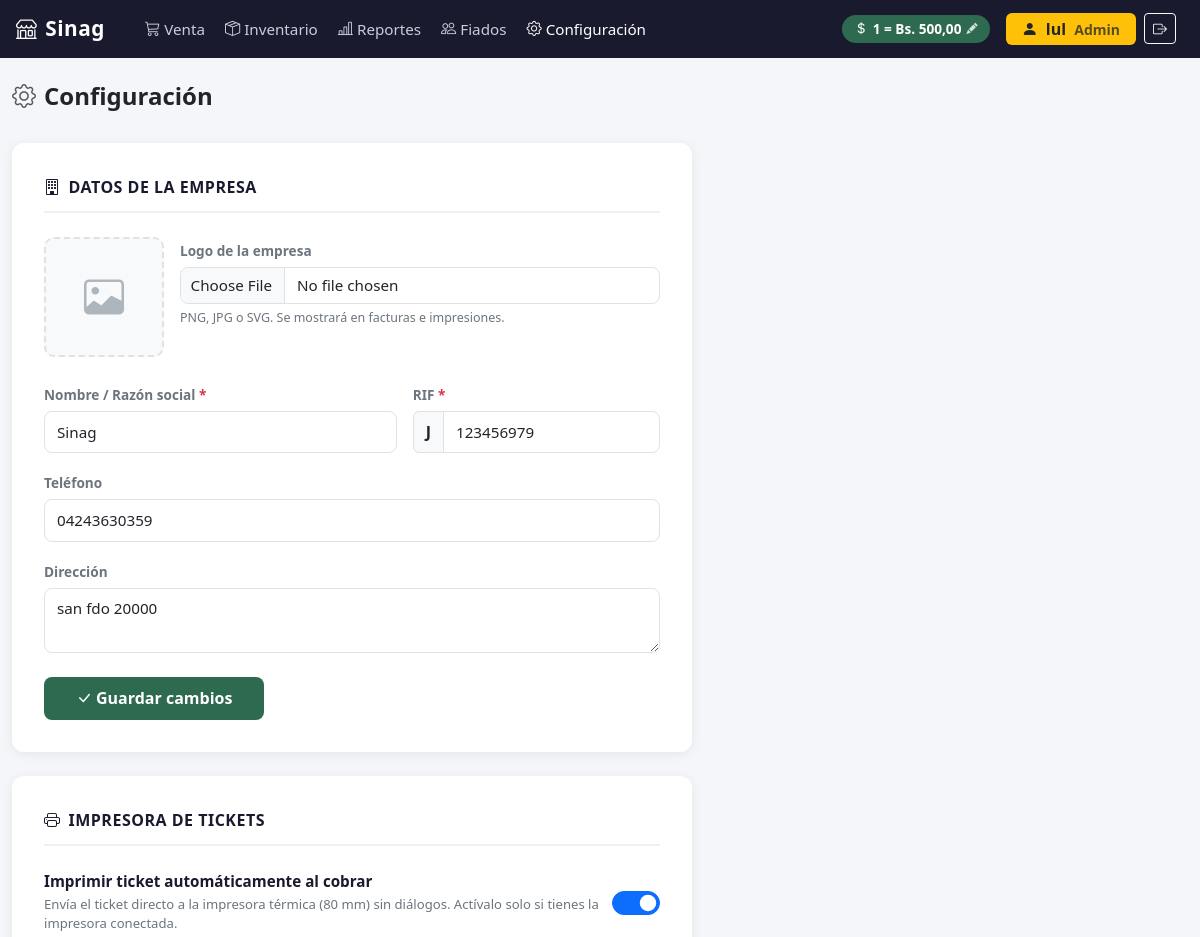
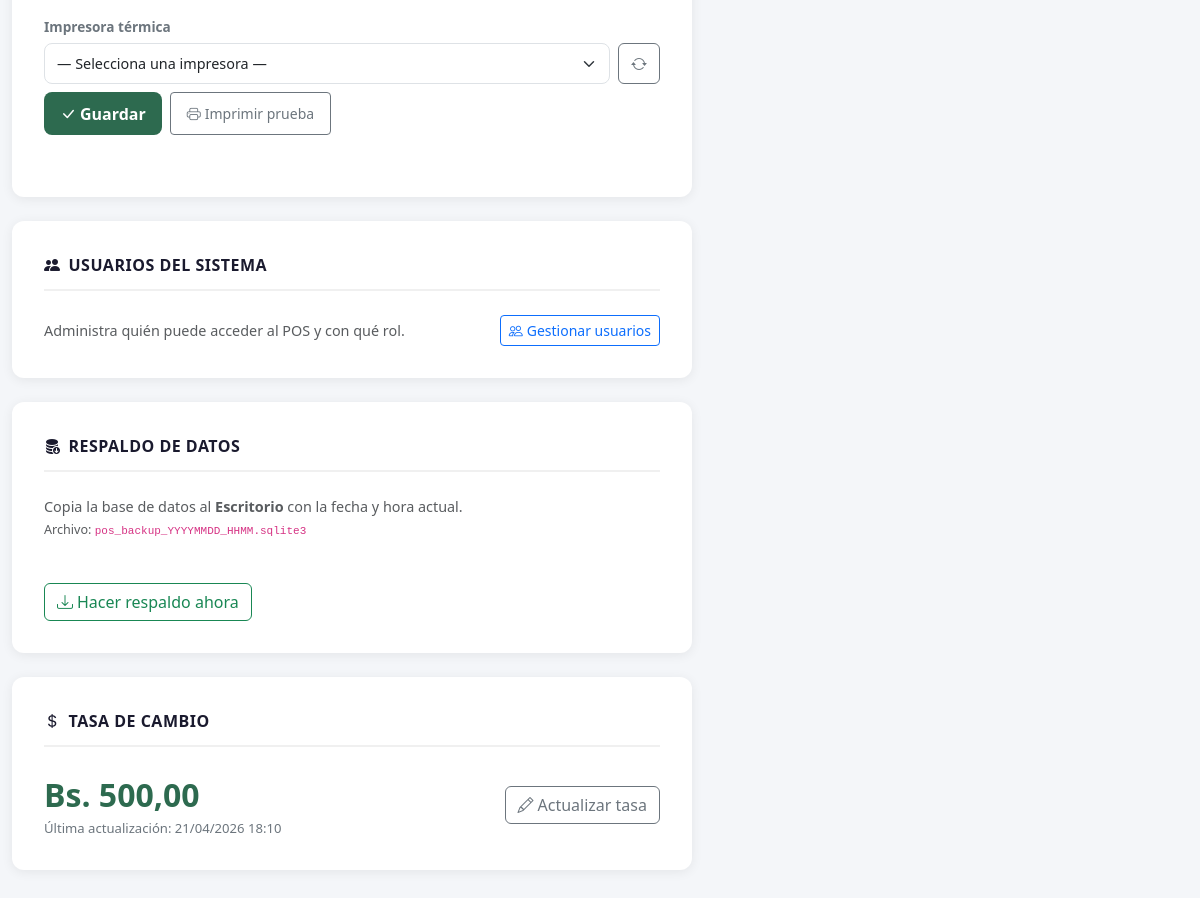
/configuracion/ (signed in), run on an earlier commit of the app's database (2 pictures, top to bottom).
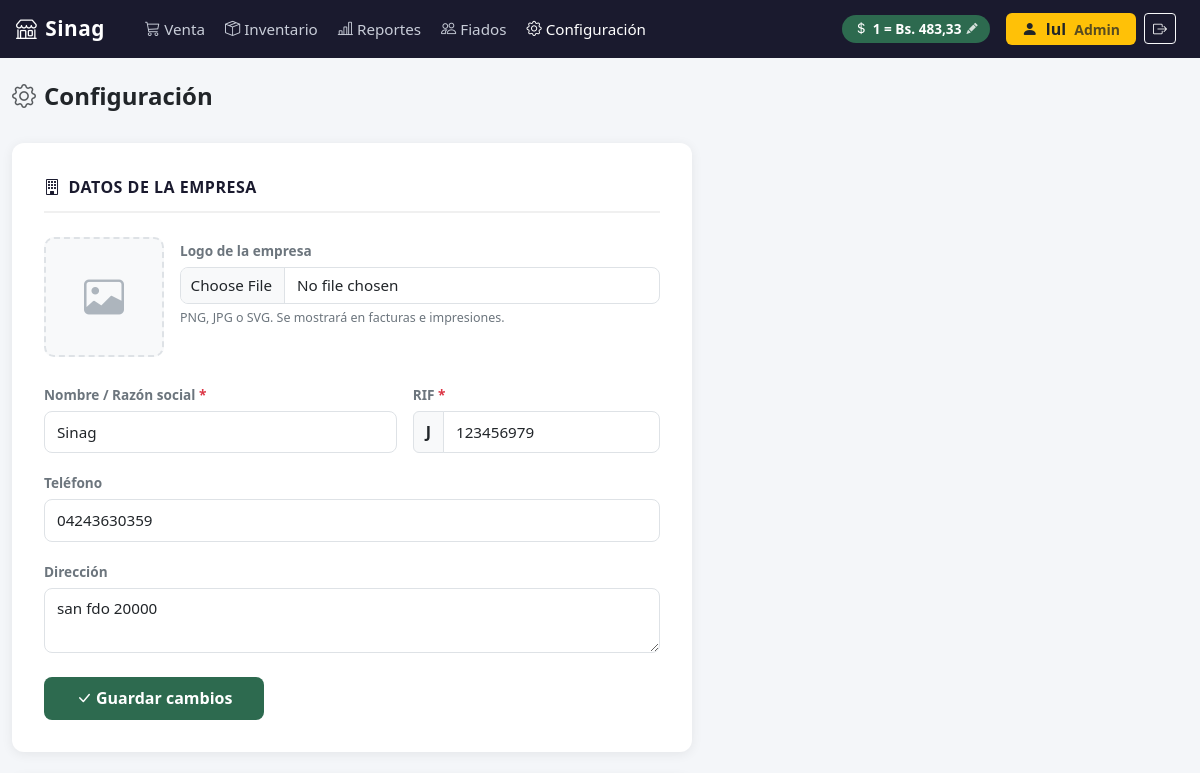
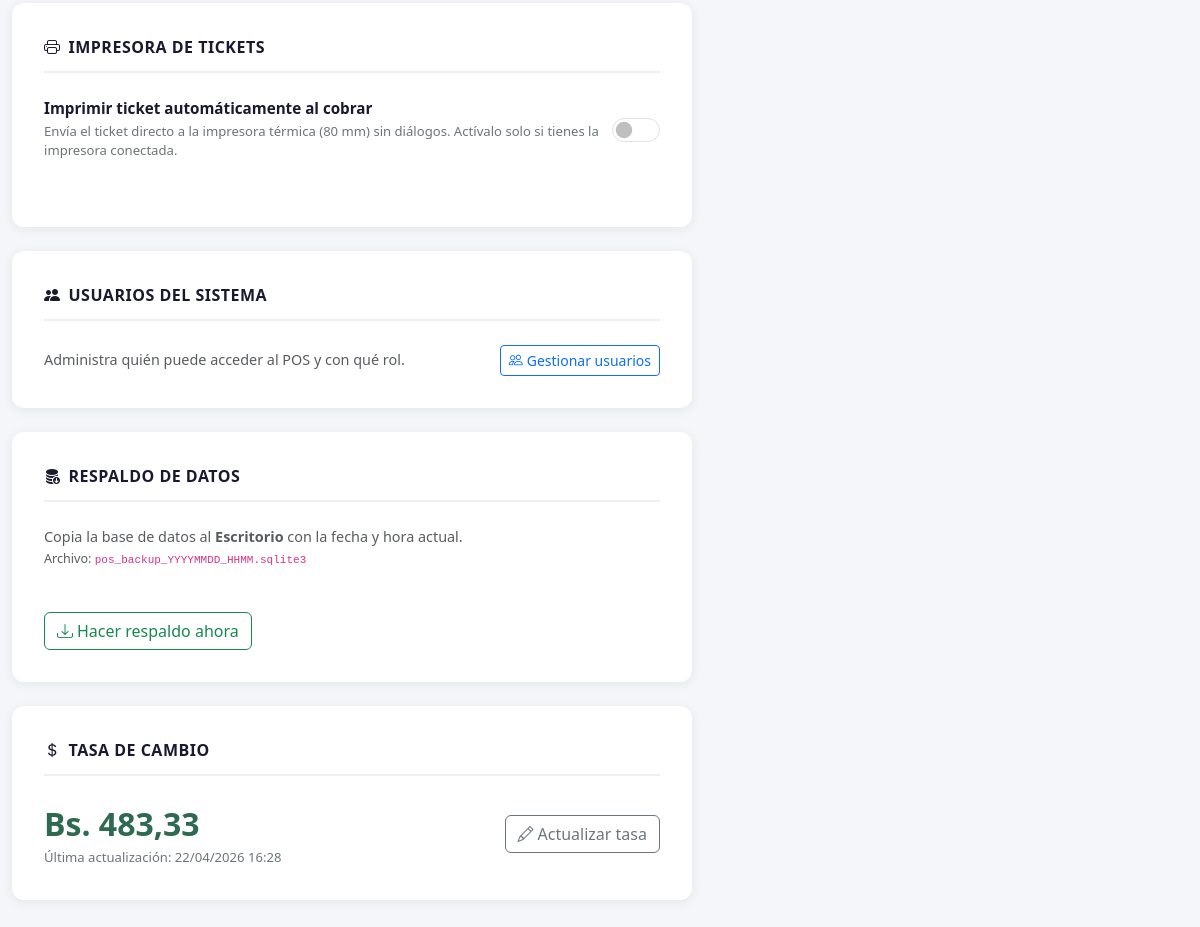
And on a later commit of the database (2 pictures, top to bottom).
### configuracion/models.py (models this page shows, shortened)
class Empresa(models.Model):
    nombre = models.CharField(max_length=200)
    rif = models.CharField(max_length=20)
    telefono = models.CharField(max_length=20, blank=True)
    direccion = models.TextField(blank=True)
    logo = models.ImageField(upload_to='empresa/', blank=True, null=True)
    imprimir_ticket   = models.BooleanField(default=False)
    nombre_impresora  = models.CharField(max_length=200, blank=True, default='')
    class Meta:
        verbose_name = 'Empresa'

class Moneda(models.Model):
    tasa_cambio = models.DecimalField(max_digits=12, decimal_places=2)
    simbolo = models.CharField(max_length=5, default='Bs')
    ultima_actualizacion = models.DateTimeField(auto_now=True)
    class Meta:
        verbose_name = 'Moneda'
        verbose_name_plural = 'Moneda'

### configuracion/views.py (the view, shortened to what this page needs)
# urls.py: path('', views.configuracion_index, name='index'),
@solo_admin
def configuracion_index(request):
    empresa = Empresa.objects.first() or Empresa()  # fallback vacío si DB nueva
    moneda = Moneda.objects.first()
    return render(request, 'configuracion/index.html', {
        'empresa': empresa,
        'moneda': moneda,
        'tasa': moneda.tasa_cambio if moneda else None,
    })

### templates/configuracion/index.html (shortened to what this page needs)
{% extends "base.html" %}
{% block nav_config %}active{% endblock %}
{% block contenido %}
<div style="margin-bottom: 2rem;">
  <h4 class="fw-bold">
    <i class="bi bi-gear me-2 text-muted"></i>Configuración
  </h4>
</div>
<div style="max-width: 680px;">
  <div class="config-card">
    <div class="config-section-title">
      <i class="bi bi-building"></i> Datos de la empresa
    </div>
    <form method="post" enctype="multipart/form-data">
      <div class="d-flex gap-3 align-items-start mb-4">
        <div class="logo-preview-wrap" id="logo-preview-wrap">
          {% if empresa.logo %}
            <img src="{{ empresa.logo.url }}" id="logo-img" alt="Logo">
          {% else %}
            <i class="bi bi-image logo-placeholder" id="logo-placeholder"></i>
          {% endif %}
        </div>
        <div style="flex: 1;">
          <label class="campo-label" for="id_logo">Logo de la empresa</label>
          <input type="file" name="logo" id="id_logo" accept="image/*"
                 class="form-control campo-input" style="padding: .4rem .6rem;">
          <div style="font-size: .78rem; color: #6c757d; margin-top: .3rem;">
            PNG, JPG o SVG. Se mostrará en facturas e impresiones.
          </div>
        </div>
      </div>
      <div class="row g-3 mb-3">
        <div class="col-sm-7">
          <label class="campo-label" for="id_nombre">Nombre / Razón social <span class="text-danger">*</span></label>
          <input type="text" name="nombre" id="id_nombre"
                 value="{{ post_data.nombre|default:empresa.nombre }}"
                 class="form-control campo-input" required placeholder="Ej: Farmacia El Rosal"
                 maxlength="200">
        </div>
        <div class="col-sm-5">
          <label class="campo-label" for="id_rif">RIF <span class="text-danger">*</span></label>
          <div class="input-group">
            <span class="input-group-text fw-bold">J</span>
            <input type="text" name="rif" id="id_rif"
                   value="{{ post_data.rif|default:empresa.rif|slice:'1:' }}"
                   class="form-control campo-input" required
                   placeholder="123456789" maxlength="9"
                   inputmode="numeric" pattern="[0-9]{9}"
                   title="9 dígitos numéricos">
          </div>
        </div>
      </div>
      <div class="mb-3">
        <label class="campo-label" for="id_telefono">Teléfono</label>
        <input type="tel" name="telefono" id="id_telefono"
               value="{{ post_data.telefono|default:empresa.telefono }}"
               class="form-control campo-input" placeholder="Ej: 04121234567"
               maxlength="11" inputmode="numeric" pattern="[0-9]{11}"
               title="11 dígitos numéricos">
      </div>
      <div class="mb-4">
        <label class="campo-label" for="id_direccion">Dirección</label>
        <textarea name="direccion" id="id_direccion" rows="2"
                  class="form-control campo-input" maxlength="500"
                  placeholder="Av. Principal, Local 1, Caracas">{{ post_data.direccion|default:empresa.direccion }}</textarea>
      </div>
      <button type="submit" class="btn btn-guardar-config">
        <i class="bi bi-check-lg me-1"></i>Guardar cambios
      </button>
    </form>
  </div>
  <div class="config-card">
    <div class="config-section-title">
      <i class="bi bi-printer"></i> Impresora de tickets
    </div>
    <div class="d-flex align-items-center justify-content-between gap-3 mb-3">
      <div>
        <div style="font-size:.95rem; font-weight:600; color:#1a1a2e;">
          Imprimir ticket automáticamente al cobrar
        </div>
        <div style="font-size:.82rem; color:#6c757d; margin-top:2px;">
          Envía el ticket directo a la impresora térmica (80 mm) sin diálogos.
          Actívalo solo si tienes la impresora conectada.
        </div>
      </div>
      <div class="form-check form-switch" style="padding:0; flex-shrink:0;">
        <input class="form-check-input" type="checkbox" role="switch"
               id="toggle-impresora" style="width:3rem; height:1.5rem; cursor:pointer;"
               {% if empresa.imprimir_ticket %}checked{% endif %}>
      </div>
    </div>
    <div id="bloque-impresora" style="{% if not empresa.imprimir_ticket %}display:none;{% endif %}">
      <label class="campo-label">Impresora térmica</label>
      <div class="d-flex gap-2 mb-2">
        <select id="select-impresora" class="form-select campo-input" style="font-size:.9rem;">
          <option value="">— Selecciona una impresora —</option>
        </select>
        <button type="button" id="btn-listar" class="btn btn-outline-secondary"
                title="Buscar impresoras instaladas" style="white-space:nowrap;">
          <i class="bi bi-arrow-repeat"></i>
        </button>
      </div>
      <div class="d-flex gap-2">
        <button type="button" id="btn-guardar-impresora"
                class="btn btn-guardar-config btn-sm px-3">
          <i class="bi bi-check-lg me-1"></i>Guardar
        </button>
        <button type="button" id="btn-test-impresora"
                class="btn btn-outline-secondary btn-sm px-3">
          <i class="bi bi-printer me-1"></i>Imprimir prueba
        </button>
      </div>
    </div>
    <div id="ticket-feedback" style="font-size:.82rem; min-height:1.1rem; margin-top:.75rem;"></div>
  </div>
  <div class="config-card">
    <div class="config-section-title">
      <i class="bi bi-people-fill"></i> Usuarios del sistema
    </div>
    <div class="d-flex align-items-center justify-content-between">
      <div class="text-muted" style="font-size:.9rem;">
        Administra quién puede acceder al POS y con qué rol.
      </div>
      <a href="{% url 'configuracion:usuarios' %}" class="btn btn-outline-primary btn-sm">
        <i class="bi bi-people me-1"></i>Gestionar usuarios
      </a>
    </div>
  </div>
  <div class="config-card">
    <div class="config-section-title">
      <i class="bi bi-database-fill-down"></i> Respaldo de datos
    </div>
    <div class="d-flex align-items-center justify-content-between flex-wrap gap-3">
      <div>
        <div class="text-muted" style="font-size:.9rem;">
          Copia la base de datos al <strong>Escritorio</strong> con la fecha y hora actual.<br>
          <small>Archivo: <code>pos_backup_YYYYMMDD_HHMM.sqlite3</code></small>
        </div>
        <div id="backup-resultado" class="mt-2" style="font-size:.85rem; min-height:1.2rem;"></div>
      </div>
      <button id="btn-backup" class="btn btn-outline-success">
        <i class="bi bi-download me-1"></i>Hacer respaldo ahora
      </button>
    </div>
  </div>
  <div class="config-card">
    <div class="config-section-title">
      <i class="bi bi-currency-dollar"></i> Tasa de cambio
    </div>
    <div class="d-flex align-items-center justify-content-between">
      <div>
        {% if moneda %}
          <div class="tasa-display">Bs. {{ moneda.tasa_cambio }}</div>
          <div class="tasa-sub">Última actualización: {{ moneda.ultima_actualizacion|date:"d/m/Y H:i" }}</div>
        {% else %}
          <div class="tasa-display" style="color: #dc3545;">Sin configurar</div>
          <div class="tasa-sub">No hay tasa registrada en el sistema.</div>
        {% endif %}
      </div>
      <button class="btn btn-outline-secondary"
              data-bs-toggle="modal" data-bs-target="#modalTasa">
        <i class="bi bi-pencil me-1"></i>Actualizar tasa
      </button>
    </div>
  </div>
</div>
{% endblock %}

### templates/base.html (shortened to what this page needs)
{% load static %}
<!DOCTYPE html>
<html lang="es">
<head>
  <link href="{% static 'vendor/bootstrap/css/bootstrap.min.css' %}" rel="stylesheet">
  <link href="{% static 'vendor/bootstrap-icons/css/bootstrap-icons.min.css' %}" rel="stylesheet">
</head>
<body>
  <nav class="navbar navbar-expand-lg navbar-pos px-3">
    <a class="navbar-brand" href="{% url 'pos:venta' %}">
      <i class="bi bi-shop me-2"></i>{{ empresa.nombre|default:"POS Core" }}
    </a>
    <div class="collapse navbar-collapse" id="navMenu">
      <ul class="navbar-nav me-auto ms-3 gap-1">
        <li class="nav-item">
          <a class="nav-link {% block nav_venta %}{% endblock %}" href="{% url 'pos:venta' %}">
            <i class="bi bi-cart3 me-1"></i>Venta
          </a>
        </li>
        {% if request.user.is_staff %}
        <li class="nav-item">
          <a class="nav-link {% block nav_inventario %}{% endblock %}" href="{% url 'inventario:index' %}">
            <i class="bi bi-box-seam me-1"></i>Inventario
          </a>
        </li>
        <li class="nav-item">
          <a class="nav-link {% block nav_reportes %}{% endblock %}" href="{% url 'reportes:index' %}">
            <i class="bi bi-bar-chart-line me-1"></i>Reportes
          </a>
        </li>
        <li class="nav-item">
          <a class="nav-link {% block nav_fiados %}{% endblock %}" href="{% url 'fiados:index' %}">
            <i class="bi bi-people me-1"></i>Fiados
          </a>
        </li>
        <li class="nav-item">
          <a class="nav-link {% block nav_config %}{% endblock %}" href="{% url 'configuracion:index' %}">
            <i class="bi bi-gear me-1"></i>Configuración
          </a>
        </li>
        {% endif %}
      </ul>
      {% if request.user.is_staff %}
      <button
        class="tasa-badge me-3 {% if not tasa %}sin-tasa{% endif %}"
        id="btn-abrir-tasa"
        data-bs-toggle="modal"
        data-bs-target="#modalTasa"
        title="Clic para actualizar tasa BCV"
      >
        <i class="bi bi-currency-dollar"></i>
        <span id="tasa-navbar-texto">
          {% if tasa %}1 = Bs. {{ tasa }}{% else %}Sin tasa — clic para configurar{% endif %}
        </span>
        <i class="bi bi-pencil-fill"></i>
      </button>
      {% endif %}
      {% if request.user.is_authenticated %}
      <div class="d-flex align-items-center gap-2 me-2">
        <span class="badge {% if request.user.is_staff %}bg-warning text-dark{% else %}bg-secondary{% endif %} fs-6 px-3 py-2">
          <i class="bi bi-person-fill me-1"></i>
          {{ request.user.get_full_name|default:request.user.username }}
          {% if request.user.is_staff %}<span class="opacity-75 ms-1 small">Admin</span>{% endif %}
        </span>
        <form method="post" action="{% url 'logout' %}" class="d-inline m-0">
          <button type="submit" class="btn btn-outline-light btn-sm" title="Cerrar sesión">
            <i class="bi bi-box-arrow-right"></i>
          </button>
        </form>
      </div>
      {% endif %}
    </div>
  </nav>
  <div class="content-wrapper container-fluid">
    {% block contenido %}{% endblock %}
  </div>
</body>
</html>

### templates/base.html (style rules this page uses)
body { font-family: 'Segoe UI', system-ui, sans-serif; font-size: 1.05rem; background-color: #f4f6f9; }
.navbar-pos { background-color: #1a1a2e; min-height: 58px; }
.navbar-pos .navbar-brand { font-size: 1.3rem; font-weight: 700; color: #ffffff; letter-spacing: 0.5px; }
.navbar-pos .nav-link { color: #c8cdd8; font-size: 0.95rem; }
.navbar-pos .nav-link:hover, .navbar-pos .nav-link.active { color: #ffffff; }
.tasa-badge { background-color: #2d6a4f; color: #fff; font-size: 0.85rem; padding: 4px 12px; border-radius: 20px; font-weight: 600; cursor: pointer; border: none; transition: background-color 0.15s; display: flex; align-items: center; gap: 5px; }
.tasa-badge .bi-pencil-fill { font-size: 0.7rem; opacity: 0.8; }
.content-wrapper { padding-top: 1.5rem; padding-bottom: 2rem; }

### templates/configuracion/index.html (style rules this page uses)
.config-card { background: #fff; border-radius: 12px; padding: 2rem; box-shadow: 0 2px 12px rgba(0,0,0,0.07); margin-bottom: 1.5rem; }
.config-section-title { font-size: 1rem; font-weight: 700; color: #1a1a2e; text-transform: uppercase; letter-spacing: .5px; margin-bottom: 1.5rem; padding-bottom: .75rem; border-bottom: 2px solid #f0f0f0; display: flex; align-items: center; gap: .5rem; }
.logo-preview-wrap { width: 120px; height: 120px; border-radius: 10px; border: 2px dashed #dee2e6; display: flex; align-items: center; justify-content: center; overflow: hidden; background: #f8f9fa; flex-shrink: 0; }
.logo-placeholder { color: #adb5bd; font-size: 2.5rem; }
.campo-label { font-size: .85rem; font-weight: 600; color: #6c757d; margin-bottom: .35rem; }
.campo-input { border: 1.5px solid #dee2e6; border-radius: 8px; padding: .55rem .75rem; font-size: .95rem; transition: border-color .15s; }
.btn-guardar-config { background-color: #2d6a4f; color: #fff; border: none; border-radius: 8px; padding: .6rem 2rem; font-size: 1rem; font-weight: 700; transition: background-color .15s; }
.tasa-display { font-size: 2rem; font-weight: 800; color: #2d6a4f; }
.tasa-sub { font-size: .82rem; color: #6c757d; }

What changed in the data, as far as the page shows it:
changed Empresa "Sinag": imprimir_ticket "☑" → "☐"
changed Moneda: tasa_cambio "500,00" → "483,33"; ultima_actualizacion "21/04/2026 18:10" → "22/04/2026 16:28"
Also different on the page:
form field value: "— Selecciona una impresora —" → (not shown)
text no longer shown: "Impresora térmica Guardar Imprimir prueba"
